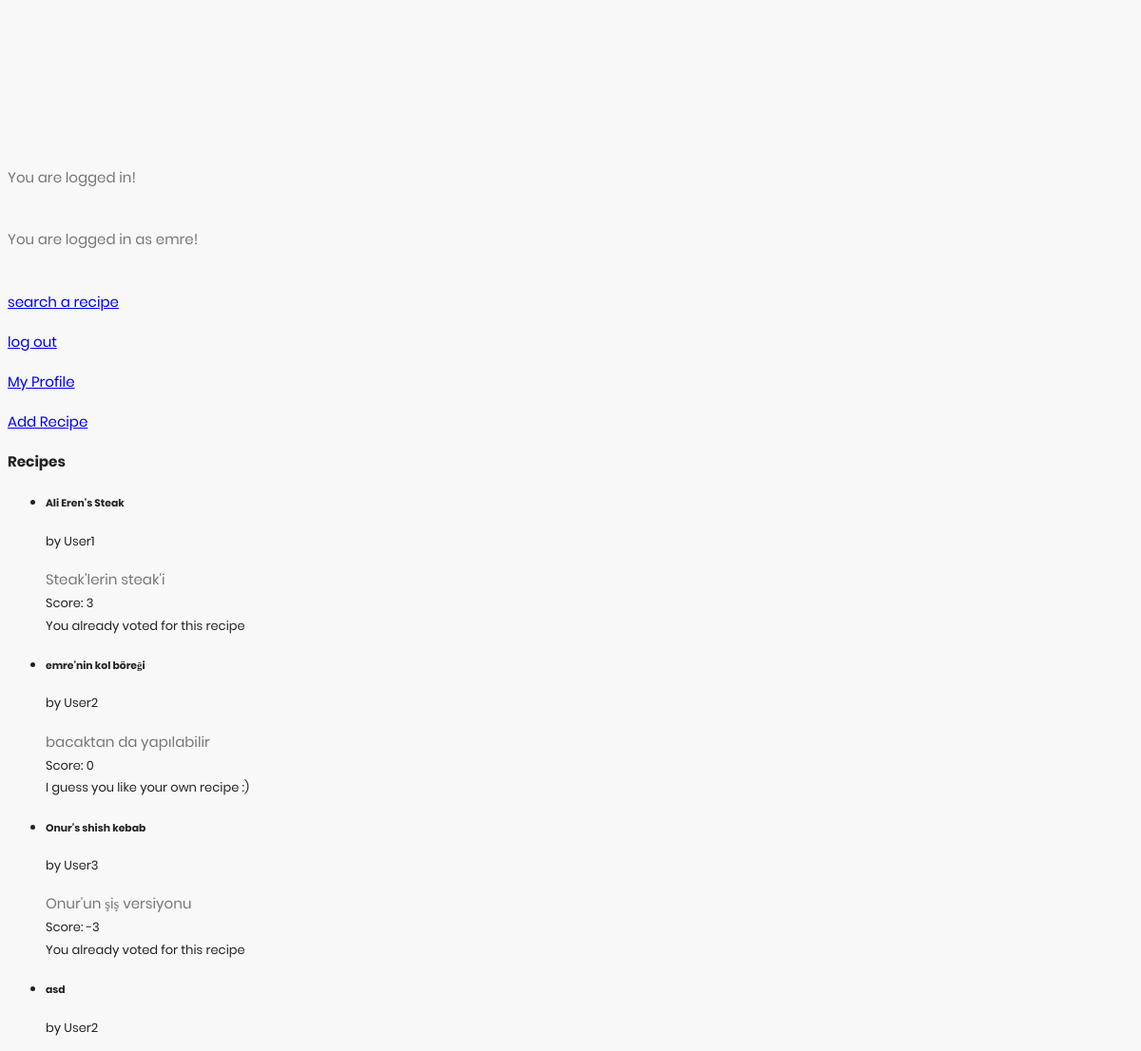
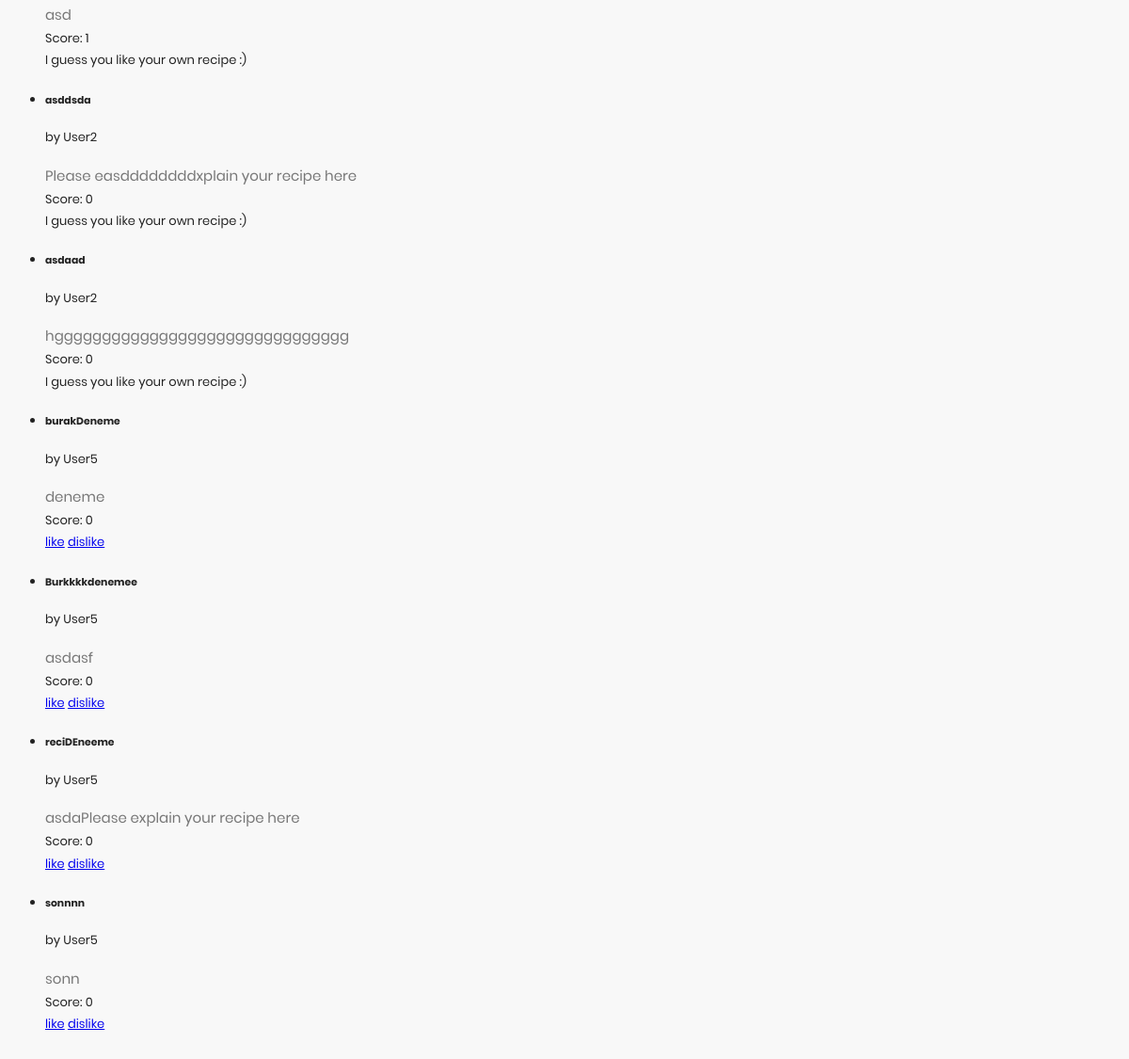
The page / (signed in) on the database its author committed (2 pictures, top to bottom).
### main.py (models this page shows, shortened)
class Recipe(db.Model):
	__tablename__ = 'Recipe'
	id = db.Column(db.Integer, primary_key = True)
	name = db.Column(db.String(100))
	text = db.Column(db.Text)
	category_id = db.Column(db.Integer, db.ForeignKey('RecipeCategory.id'), nullable=False)
	user_id = db.Column(db.Integer, db.ForeignKey('User.id'), nullable=False)
	add_date = db.Column(db.DateTime)
	last_edit_date = db.Column(db.DateTime)
	def get_score(self):
		recipe_votes = Vote.query.filter_by(recipe_id=self.id)
		score = 0
		for vote in recipe_votes:
			score += vote.value
		return score

class Vote(db.Model):
	__tablename__ = 'Vote'
	id = db.Column(db.Integer, primary_key = True)
	value = db.Column(db.Integer, nullable=False)
	recipe_id = db.Column(db.Integer, db.ForeignKey('Recipe.id'), nullable=False)
	user_id = db.Column(db.Integer, db.ForeignKey('User.id'), nullable=False)

### main.py (the view)
@app.route('/', methods=['POST', 'GET'])
def home():
	if not "logged_in" in session:
		user_logged_in = False
		session["logged_in"] = False
	else:
		user_logged_in = session["logged_in"]
	if not user_logged_in:
		return render_template('log_in.html')
	username = session["username"]
	user_id = session["user_id"]
	recipes = Recipe.query.all()
	already_voted_recipes = Vote.query.filter_by(user_id=user_id)
	already_voted_recipe_ids = [vote.recipe_id for vote in already_voted_recipes]
	return render_template('index.html', user_logged_in=user_logged_in,
	                       username=username, user_id=user_id, recipes=recipes,
	                       already_voted_recipes=already_voted_recipes, already_voted_recipe_ids=already_voted_recipe_ids)

### templates/index.html (shortened to what this page needs)
<!DOCTYPE html>
<html lang="en">
<head>
    <link rel="stylesheet" href="{{ url_for('static', filename='fonts/material-icon/css/material-design-iconic-font.min.css') }}">
    <link rel="stylesheet" href="{{ url_for('static', filename='css/style.css') }}">
</head>
<body>
    <div class="main">
        {% if user_logged_in %}
            <p>You are logged in!</p> <br>
            {% if username != "" %}
                <p>You are logged in as {{username}}!</p> <br>
            {% endif %}
            <p><a name = "search" href="{{url_for("search")}}">search a recipe</a></p>
            <p><a href="{{url_for("log_out")}}">log out</a></p>
            <p><a name="profile" href="{{url_for("profile")}}">My Profile</a></p>
            <p><a href="{{url_for("add_recipe")}}">Add Recipe</a></p>
            <div>
                <h3>Recipes</h3>
                <ul>
                {% for recipe in recipes %}
                    <li>
                        <h5>{{recipe.name}}</h5>
                        by User{{recipe.user_id}}
                        <p>{{recipe.text}}</p>
                        Score: {{ recipe.get_score() }}
                        <br>
                        {% if recipe.id in already_voted_recipe_ids %}
                            You already voted for this recipe
                        {% elif recipe.user_id == user_id %}
                            I guess you like your own recipe :)
                        {% else %}
                            <a name= "like" href="{{url_for("vote_recipe", recipe_id=recipe.id, evaluation="like")}}">like</a>
                            <a name= "dislike" href="{{url_for("vote_recipe", recipe_id=recipe.id, evaluation="dislike")}}">dislike</a>
                        {% endif %}
                        <br>
                    </li>
                {% endfor %}
                </ul>
            </div>
        {% else %}
            <p>Please <a href="{{url_for("log_in")}}">log in</a> or <a href="{{url_for("sign_up")}}">sign up</a> </p>
        {% endif %}
    </div>
</body>
</html>

### static/css/style.css (style rules this page uses)
p { margin-bottom: 0px; font-size: 15px; color: #777; }
.main { background: #f8f8f8; padding: 150px 0; }
body { font-size: 13px; line-height: 1.8; color: #222; background: #f8f8f8; font-weight: 400; font-family: Poppins; }

### rows shown on the page
Recipe: name "Ali Eren's Steak", user_id "1", text "Steak'lerin steak'i", get_score "3", shows "You already voted for this recipe"
Recipe: name "emre'nin kol böreği", user_id "2", text "bacaktan da yapılabilir", get_score "0", shows "I guess you like your own recipe :)"
Recipe: name "Onur's shish kebab", user_id "3", text "Onur'un şiş versiyonu", get_score "-3", shows "You already voted for this recipe"
Recipe: name "asd", user_id "2", text "asd", get_score "1", shows "I guess you like your own recipe :)"
Recipe: name "asddsda", user_id "2", text "Please easddddddddxplain your recipe here", get_score "0", shows "I guess you like your own recipe :)"
Recipe: name "asdaad", user_id "2", text "hggggggggggggggggggggggggggggggg", get_score "0", shows "I guess you like your own recipe :)"
Recipe: name "burakDeneme", user_id "5", text "deneme", get_score "0"
Recipe: name "Burkkkkdenemee", user_id "5", text "asdasf", get_score "0"
Recipe: name "reciDEneeme", user_id "5", text "asdaPlease explain your recipe here", get_score "0"
Recipe: name "sonnnn", user_id "5", text "sonn", get_score "0"

### other values the page prints
{{ username }} "emre"
